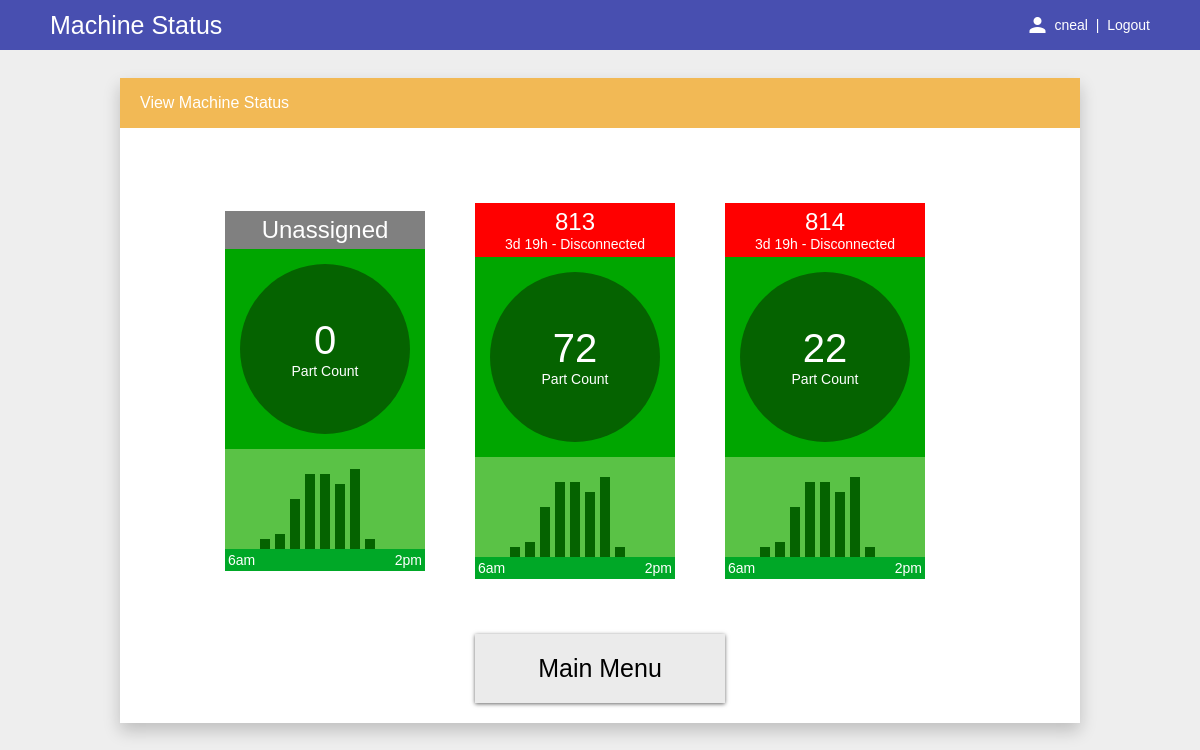
/machineStatus/machineStatus.php (signed in), run on the app's committed database.
### tables this page shows
CREATE TABLE `user` (
  `employeeNumber` int(11) NOT NULL,
  `username` varchar(16) NOT NULL,
  `password` varchar(16) NOT NULL,
  `roles` int(11) NOT NULL,
  `permissions` int(11) NOT NULL DEFAULT '0',
  `firstName` varchar(16) NOT NULL,
  `lastName` varchar(16) NOT NULL,
  `email` varchar(32) NOT NULL
);

CREATE TABLE `sensor` (
  `id` int(11) NOT NULL,
  `sensorId` varchar(32) NOT NULL,
  `wcNumber` int(11) DEFAULT NULL,
  `lastContact` datetime DEFAULT NULL,
  `lastCount` datetime DEFAULT NULL,
  `partCount` int(11) NOT NULL DEFAULT '0',
  `resetTime` datetime DEFAULT NULL
);

### common/authentication.php (called while the page is built, shortened)
<?php
require_once 'userInfo.php';
class Authentication
{
   static public function isAuthenticated()
   {
      return (isset($_SESSION["authenticated"]) && ($_SESSION["authenticated"] == true));
   }
   static public function getAuthenticatedUser()
   {
      $authenticatedUser = null;
      if (isset($_SESSION["authenticatedUser"]) && ($_SESSION["authenticatedUser"] == true))
      {
         $authenticatedUser = UserInfo::loadByName($_SESSION["authenticatedUser"]);
      }
      return ($authenticatedUser);
   }
}
?>

### common/databaseKey.php (called while the page is built)
<?php
$SERVER = "localhost";
$USER = "root";
$PASSWORD = "";
$DATABASE = "pptp";
?>

### common/userInfo.php (called while the page is built, shortened)
<?php
require_once 'database.php';
class UserInfo
{
   static public function loadByName($username)
   {
      $userInfo = null;
      $database = new PPTPDatabase();
      $database->connect();
      if ($database->isConnected())
      {
         $result = $database->getUserByName($username);
         if ($result && ($row = $result->fetch_assoc()))
         {
            $userInfo = new UserInfo();
            $userInfo->initialize($row);
         }
      }
      return ($userInfo);
   }
   private function initialize($row)
   {
      $this->username = $row['username'];
   }
}
?>

### common/database.php (called while the page is built, shortened)
<?php
require_once 'databaseKey.php';
require_once 'time.php';
class MySqlDatabase implements Database
{
   function __construct(
      $server,
      $user,
      $password,
      $database)
   {
      $this->server = $server;
      $this->user = $user;
      $this->password = $password;
      $this->database = $database;
   }
   public function connect()
   {
      $this->connection = new mysqli($this->server, $this->user, $this->password, $this->database);
      if ($this->connection->connect_error)
      {
      }
      else
      {
         $this->isConnected = true;
      }
   }
   public function isConnected()
   {
      return ($this->isConnected);
   }
   public function query(
      $query)
   {
      $result = NULL;
      if ($this->isConnected())
      {
         $result = $this->connection->query($query);
      }
      return ($result);
   }
   private $server = "";
   private $user = "";
   private $password = "";
   private $database = "";
   private $connection;
   private $isConnected = false;
}
class PPTPDatabase extends MySqlDatabase
{
   public function getUserByName($username)
   {
      $query = "SELECT * FROM user WHERE username = \"$username\";";
      $result = $this->query($query);
      return ($result);
   }
   public function getSensors()
   {
      $query = "SELECT * FROM sensor ORDER BY wcNumber ASC;";
      $result = $this->query($query);
      return ($result);
   }
   public function getSensor($sensorId)
   {
      $query = "SELECT * FROM sensor WHERE sensorId = \"$sensorId\";";
      $result = $this->query($query);
      return ($result);
   }
}
?>

### common/time.php (called while the page is built, shortened)
<?php
class Time
{
   static public function now($format)
   {
      $dateTime = new DateTime();
      $dateTime->setTimezone(new DateTimeZone('America/New_York'));
      return ($dateTime->format($format));
   }
   static public function fromMySqlDate($dateString, $format)
   {
      $dateTime= new DateTime($dateString, new DateTimeZone('UTC'));
      $dateTime->setTimezone(new DateTimeZone('America/New_York'));
      return ($dateTime->format($format));
   }
}
?>

### machineStatus/machineStatusIndicator.php (the view, shortened to what this page needs)
<?php
require_once '../common/time.php';
class MachineStatus
{
   public static function toString($machineStatus)
   {
      $string = "";
      switch ($machineStatus)
      {
         case MachineStatus::DISCONNECTED:
            $string = "Disconnected";
            break;
         default:
            break;
      }
      return ($string);
   }
}
class MachineStatusIndicator
{
   public function __construct($sensorId, $wcNumber)
   {
      $this->sensorId = $sensorId;
      $this->wcNumber = $wcNumber;
      $this->database = new PPTPDatabase();
   }
   public function getHtml()
   {
      $html = "";
      $this->database->connect();
      if ($this->database->isConnected())
      {
         $this->getStatus($status, $uptime);
         $wcDescription = $this->wcNumber ? $this->wcNumber : "Unassigned";
         $statusClass = strtolower(MachineStatus::toString($status));
         $statusDescription = $this->getStatusDescription($status, $uptime);
         $partCount = $this->getPartCount();
         $hourlyGraph = $this->getHourlyGraph();
         $startTime = "6am";
         $endTime = "2pm";
         $html .=
         <<<HEREDOC
         <div class="flex-vertical machine-status-div $statusClass">
            <div class="flex-vertical machine-status-header-div">
               <div class="flex-horizontal wc-text">$wcDescription</div>
               <div id="status-time-$this->wcNumber" class="flex-horizontal small-text">$statusDescription</div>
            </div>
            <div class="flex-horizontal machine-status-body-div">
               <div class="flex-vertical machine-status-part-count-div">
                  <div id="part-count-$this->wcNumber" class="flex-horizontal part-count-text">$partCount</div>
                  <div class="flex-horizontal small-text">Part Count</div>
               </div>
            </div>
            $hourlyGraph
            <div class="flex-horizontal machine-status-footer-div small-text">
               <div>$startTime</div>
               <div>$endTime</div>
            </div>
         </div>
HEREDOC;
      }
      return ($html);
   }
   private function getStatus(&$status, &$uptime)
   {
      $status = MachineStatus::UNASSIGNED;
      $uptime = 0;
      if ($this->wcNumber != 0)
      {
         $status = MachineStatus::DISCONNECTED;
         $result = $this->database->getSensor($this->sensorId);
         if ($result && ($row = $result->fetch_assoc()))
         {
            $lastContact = new DateTime(Time::fromMySqlDate($row["lastContact"], "Y-m-d H:i:s"));
            $lastCount = new DateTime(Time::fromMySqlDate($row["lastCount"], "Y-m-d H:i:s"));
            $now = new DateTime(Time::now("Y-m-d H:i:s"));
            $countInterval = $lastCount->diff($now);
            $contactInterval = $lastContact->diff($now);
            if (($countInterval->d == 0) &&
                ($countInterval->h == 0) &&
                ($countInterval->i == 0) &&
                ($countInterval->s < 10))
            {
               $status = MachineStatus::ACTIVE;
               $uptime = $countInterval;
            }
            else if (($contactInterval->d == 0) &&
                     ($contactInterval->h == 0) &&
                     ($contactInterval->i == 0) &&
                     ($contactInterval->s < 10))
            {
               $status = MachineStatus::IDLE;
               $uptime = $countInterval;
            }
            else
            {
               $status = MachineStatus::DISCONNECTED;
               $uptime = $contactInterval;
            }
         }
      }
      return ($status);
   }
   private function getStatusDescription($status, $uptime)
   {
      $statusDescription = "";
      if ($status == MachineStatus::UNASSIGNED)
      {
         $statusDescription = MachineStatus::toString($status);
      }
      else
      {
         if ($uptime->d > 0)
         {
            $statusDescription = $uptime->d . "d " . $uptime->h . "h";
         }
         $statusDescription .= " - " . MachineStatus::toString($status);
      }
      return ($statusDescription);
   }
   private function getPartCount()
   {
      $result = $this->database->getSensor($this->sensorId);
      if ($result && ($row = $result->fetch_assoc()))
      {
         $partCount = $row["partCount"];
      }
      return ($partCount);
   }
   private function getHourlyPartCounts()
   {
      $partCounts = [0, 0, 45, 78, 78, 898, 456, 688, 345, 34, 0, 0];
      return ($partCounts);
   }
   private function getHourlyGraph()
   {
      $hourlyGraph =
      <<<HEREDOC
      <div class="flex-horizontal machine-status-graph-div">
         <div class="graph-bar" style="height:0%"></div>
         <div class="graph-bar" style="height:0%"></div>
         <div class="graph-bar" style="height:10%"></div>
         <div class="graph-bar" style="height:15%"></div>
         <div class="graph-bar" style="height:50%"></div>
         <div class="graph-bar" style="height:75%"></div>
         <div class="graph-bar" style="height:75%"></div>
         <div class="graph-bar" style="height:65%"></div>
         <div class="graph-bar" style="height:80%"></div>
         <div class="graph-bar" style="height:10%"></div>
         <div class="graph-bar" style="height:0%"></div>
         <div class="graph-bar" style="height:0%"></div>
      </div>
HEREDOC;
      return ($hourlyGraph);
   }
   private $sensorId = 0;
   private $wcNumber = 0;
   private $database;
}
?>

### common/header.php
<?php
require_once 'authentication.php';
class Header
{
   public static function render($pageTitle)
   {
      echo
<<<HEREDOC
      <div class="header-div">
         <span class="page-title">$pageTitle</span>
HEREDOC;
      if (Authentication::isAuthenticated())
      {
         $username = Authentication::getAuthenticatedUser()->username;
         echo
<<<HEREDOC
            <div class="flex-horizontal">
               <i class="material-icons" style="margin-right:5px; color: #ffffff; font-size: 24px;">person</i>
               <div class="nav-username">$username&nbsp | &nbsp</div>
               <a class="nav-link" href="/pptp/home.php?action=logout">Logout</a>
            </div>
HEREDOC;
      }
      echo "</div>";
   }
}
?>

### machineStatus/viewMachineStatusPage.php (shortened to what this page needs)
<?php
require_once '../common/database.php';
require_once '../common/navigation.php';
require_once 'machineStatusIndicator.php';
class MachineStatusPage
{
   public static function getHtml()
   {
      $machineStatus = MachineStatusPage::getMachineStatus();
      $navBar = MachineStatusPage::navBar();
      $html =
      <<<HEREDOC
      <form id="timeCardForm" action="timeCard.php" method="POST"></form>
      <div class="flex-vertical card-div">
         <div class="card-header-div">View Machine Status</div>
         <div class="flex-horizontal content-div" style="height:400px;">
            $machineStatus
         </div>
         $navBar
      </div>
      <script src="machineStatus.js"></script>
      <script>
         // Start a one-second timer to update the machine status div.
         setInterval(function(){updateMachineStatus();}, 1000);
      </script>
HEREDOC;
      return ($html);
   }
   public static function render()
   {
      echo (MachineStatusPage::getHtml());
   }
   public static function getMachineStatus()
   {
      $html = "<div id=\"machine-status-container\" class=\"flex-horizontal\">";
      $database = new PPTPDatabase();
      $database->connect();
      if ($database->isConnected())
      {
         $result = $database->getSensors();
         if ($result)
         {
            while ($row = $result->fetch_assoc())
            {
               $machineStatusIndicator = new MachineStatusIndicator($row["sensorId"], $row["wcNumber"]);
               $html .= $machineStatusIndicator->getHtml();
            }
         }
      }
      $html .= "</div>";
      return ($html);
   }
   private static function navBar()
   {
      $navBar = new Navigation();
      $navBar->start();
      $navBar->mainMenuButton();
      $navBar->end();
      return ($navBar->getHtml());
   }
}
?>

### common/flex.css (style rules this page uses)
.flex-horizontal { display: flex; flex-direction: row; align-items:center; justify-content: center; }
.flex-vertical { display: flex; flex-direction: column; align-items:center; justify-content: center; }

### pptpTools.css (style rules this page uses)
body { margin: 0px; font-family: "lucida grande",tahoma,verdana,arial,sans-serif; background: #eee; }
.header-div { display: flex; flex-direction: row; justify-content: space-between; align-items: center; height: 50px; background: #484fb0; padding-left: 50px; padding-right: 50px; }
.page-title { font-size: 25px; color: #ffffff; }
.nav-username { font-size: 14px; color: #ffffff; }
.nav-link { font-size: 14px; color: #ffffff; text-decoration: none; }
.card-div { justify-content: flex-start; background: #ffffff; box-shadow: 0px 8px 16px 0px rgba(0,0,0,0.2); align-items: stretch; width: 80%; height: 625px; padding-bottom: 20px; }
.card-header-div { display: flex; flex-direction: row; justify-content: flex-start; align-items: center; background: #f2b955; font-size: 16px; color: #ffffff; padding-left: 20px; height: 50px; }
.content-div { flex-grow: 1; padding-top: 20px; height:400px }

### machineStatus/machineStatus.css (style rules this page uses)
.machine-status-div { width: 200px; margin-right: 50px; align-items: stretch; font-family: "lucida grande",tahoma,verdana,arial,sans-serif; color: #ffffff; }
.machine-status-header-div { background: grey; padding: 5px; }
.disconnected .machine-status-header-div { background: red; }
.machine-status-body-div { background: #00a600; height: 200px; }
.machine-status-part-count-div { background: #056300; border-radius: 50%; height: 85%; width: 85%; }
.machine-status-graph-div { background: #5ac246; height: 100px; align-items: flex-end; justify-content: flex-start; }
.graph-bar { background: #056300; width: 10px; margin-left: 5px; }
.machine-status-footer-div { background: #00a827; justify-content: space-between; padding: 3px; }
.wc-text { font-size: 24px; }
.part-count-text { font-size: 40px; }
.small-text { font-size: 14px; }

### data on the page
user: username "cneal"
sensor: wcNumber "Unassigned", partCount "0"
sensor: wcNumber "813", lastContact "3d 19h - Disconnected", partCount "72"
sensor: wcNumber "814", lastContact "3d 19h - Disconnected", partCount "22"

### other printed values
$pageTitle "Machine Status"
